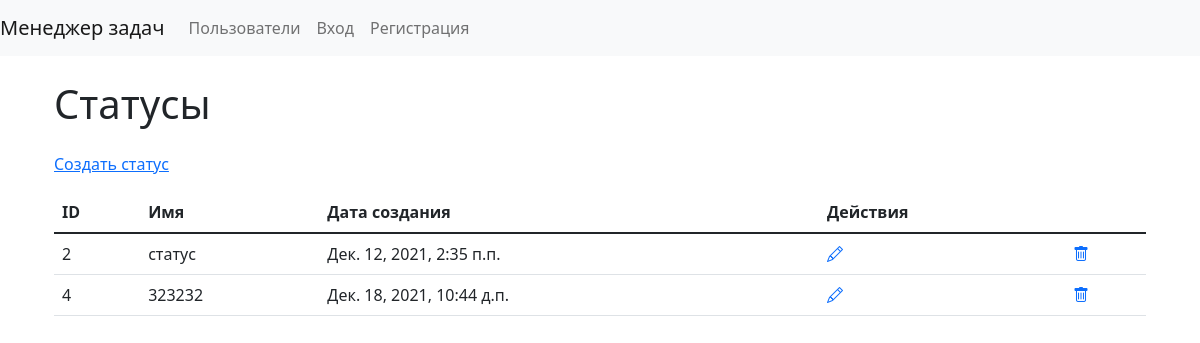
Screenshot of /statuses/ with the database file from the repository.
### task_manager/statuses/models.py (models this page shows, shortened)
class Status(models.Model):
    name = models.CharField(max_length=100)
    created_at = models.DateTimeField(auto_now_add=True)
    objects = models.Manager()

### task_manager/statuses/views.py (the view)
# urls.py: path('', views.StatusListView.as_view(), name='status'),
class StatusListView(ListView):
    model = Status
    paginate_by = 30
    template_name = 'status_list.html'

### task_manager/statuses/templates/status_list.html
{% extends 'task_manager/base.html' %}
{% load i18n %}
{% load widget_tweaks %}
{% block content %}
<div class="container wrapper flex-grow-1">
  <h1 class="my-4">{% trans "Статусы" %}</h1>
  <p><a href="{% url 'status/create' %}"> {% trans "Создать статус" %} </a></p>
  <table class="table table-hover">
    <thead>
      <tr>
        <th scope="col">ID</th>
        <th scope="col">Имя</th>
        <th scope="col">Дата создания</th>
        <th scope="col">Действия</th>
      </tr>
    </thead>
      <tbody>
      {% for status in object_list %}
      <tr>
        <td>{{ status.id }}</td>
        <td>{{ status.name }}</td>
        <td>{{ status.created_at }}</td>
        <td><a href="{% url 'status/update' status.id %}"><i class="bi bi-pencil"></i></a></td>
        <td><a href="{% url 'status/delete' status.id %}"><i class="bi bi-trash"></i></a></td>
      </tr>
  {% endfor %}
      </tbody>
  </table>
</div>
{% endblock %}

### rows the page displays
Status: id "2", name "статус", created_at "Дек. 12, 2021, 2:35 п.п."
Status: id "4", name "323232", created_at "Дек. 18, 2021, 10:44 д.п."
